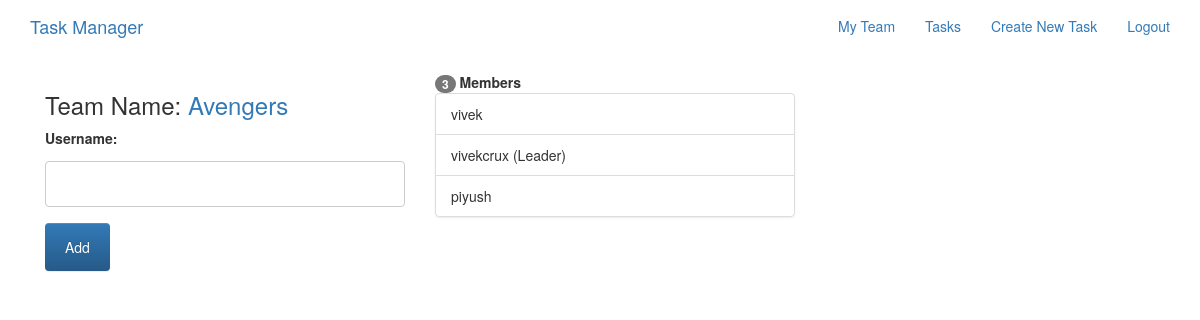
The page /teams/about/avengers/ (signed in) on the database as committed earlier.
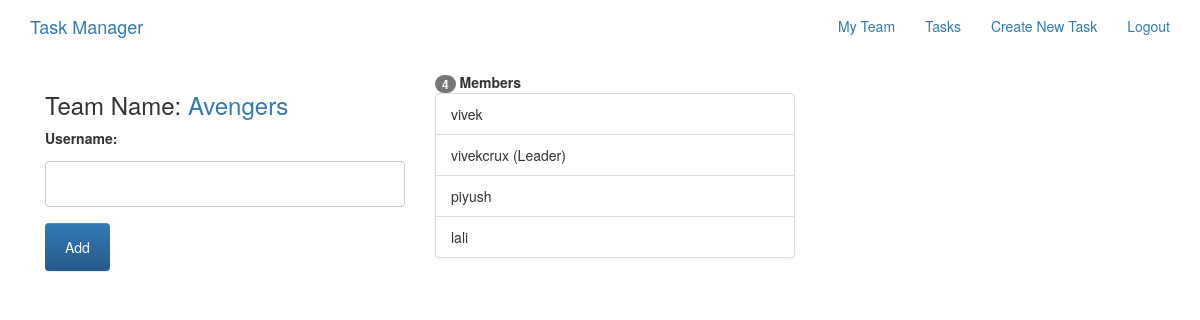
The same page on the database as committed later.
### teams/models.py (models this page shows, shortened)
class Team(models.Model):
    name = models.CharField(max_length=255,unique=True)
    slug = models.SlugField(allow_unicode=True,unique=True)
    description = models.TextField(blank=True,default='')
    creator = models.OneToOneField(User,related_name="userteam",on_delete=models.CASCADE,blank=True,null=True)

class TeamMember(models.Model):
    team = models.ForeignKey(Team,related_name="memberships",on_delete=models.CASCADE)
    member = models.OneToOneField(User,related_name="members",on_delete=models.CASCADE)
    class Meta:
        unique_together = ("team","member")

### teams/views.py (the view)
# urls.py: url(r'^about/(?P<slug>[-\w]+)/$',views.SingleTeam.as_view(),name='single'),
class SingleTeam(LoginRequiredMixin,generic.DetailView):
    model = Team
    def get_context_data(self, **kwargs):
        context = super(SingleTeam, self).get_context_data(**kwargs)
        context['add_member_form'] = AddMemberForm
        return context

### teams/templatetags/team_tags.py (called while the page is built)
@register.simple_tag(takes_context=True)
def getteam(context):
    try:
        request = context['request']
        user = User.objects.get(username=request.user.username)
        team = user.members.team
    except ObjectDoesNotExist:
        team = None
    return team

### teams/templates/teams/team_detail.html (shortened to what this page needs)
{% extends "teams/team_base.html" %}
{% block preteam %}
{% if request.user.members.team == team %}
<div class="col-md-4">
  <div class="card card-with-shadow">
    <div class="content">
      <h3>Team Name: <a href="{% url 'teams:single' slug=team.slug %}">{{ team.name }}</a></h3>
    </div>
  </div>
  <div class="content">
    {% if user == team.creator %}
      <form action="{% url 'teams:add_member' %}" method="POST">
        {{ add_member_form }}
        <input type="submit" class="btn btn-primary btn-large" value="Add">
      </form>
    {% endif %}
  </div>
</div>
{% else %}
<h1>You are not a member of this Team</h1>
{% endif %}
{% endblock %}
{% block team_content %}
{% if request.user.members.team == team %}
<div class="col-md-4">
  <span class="badge">{{ team.memberships.count }}</span> <strong>Member{{ team.memberships.count|pluralize }}</strong>
  <div class="list-group">
    {% for team in team.memberships.all %}
      <div class="list-group-item">
        {{ team.member }}
        {% if team.member == team.team.creator %}
          (Leader)
        {% endif %}
      </div>
    {% endfor %}
  </div>
</div>
{% endif %}
{% endblock %}

Rows that differ between the two databases and show on the page:
computed for Team "Avengers": memberships.count "3" → "4"
added TeamMember: member "lali"
